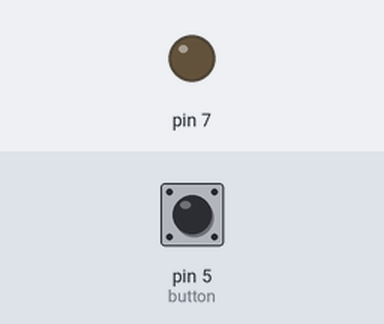
Recording of a sketch running on a simulated Arduino Uno, built with avr-gcc and run on an emulated ATmega328P. Parts: output pins drawn as LEDs (lit = HIGH). The inputs (shaded band) are chosen by the test bench; at power-on: pin 5 (button) LOW. What the sketch prints to the serial monitor is not drawn.

Above: at 1.2 s.
1.3 s: pin 5 (button) pulled HIGH for 0.15 s
At 1.37 s:
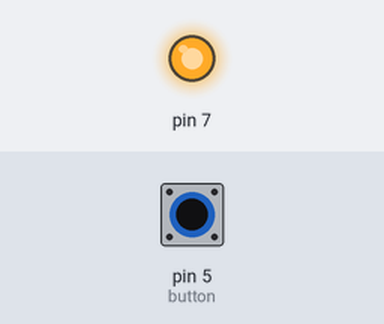
2.9 s: pin 5 (button) pulled HIGH for 3.2 s
At 6.5 s:
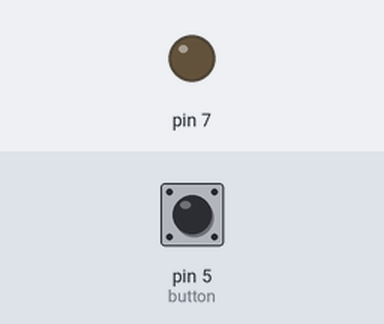
Timing chart, 0 to 8.0 s (numbered marks = the images above; inputs shaded):
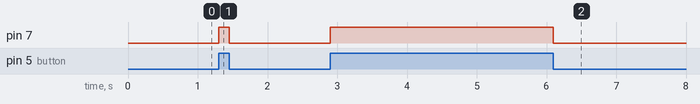

Measured:
- after the input at 1.3 s, pin 7: LOW → HIGH at once, → LOW 0.15 s later
- after the input at 2.9 s, pin 7: LOW → HIGH at once, → LOW 3.2 s later

The sketch:

Pulldown_Resistor.ino
```cpp
void setup() {
pinMode(5,INPUT);
pinMode(7,OUTPUT);
Serial.begin(115200);
}

void loop() {
  int buttonState = digitalRead(5); //read the state of the button input
  if (buttonState == HIGH) { // if the button is pressed it is low state
    digitalWrite(7, HIGH); //see flickering led or less bright
    Serial.println(buttonState);
  }
  else {
    digitalWrite(7, LOW);
    Serial.println(buttonState);
  }
}
```
